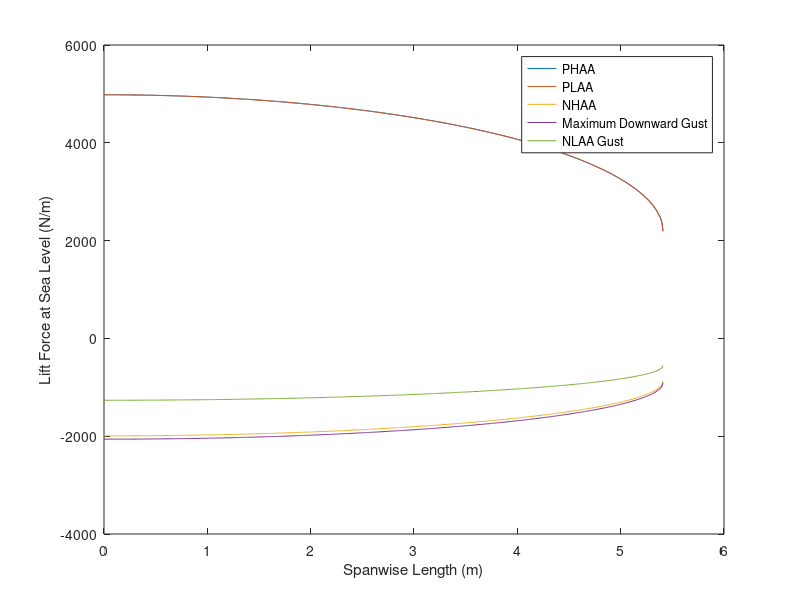
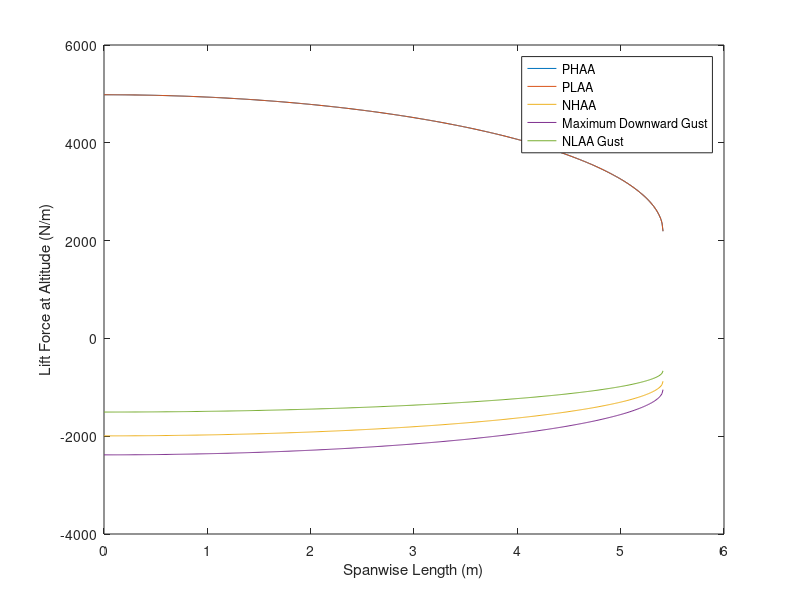
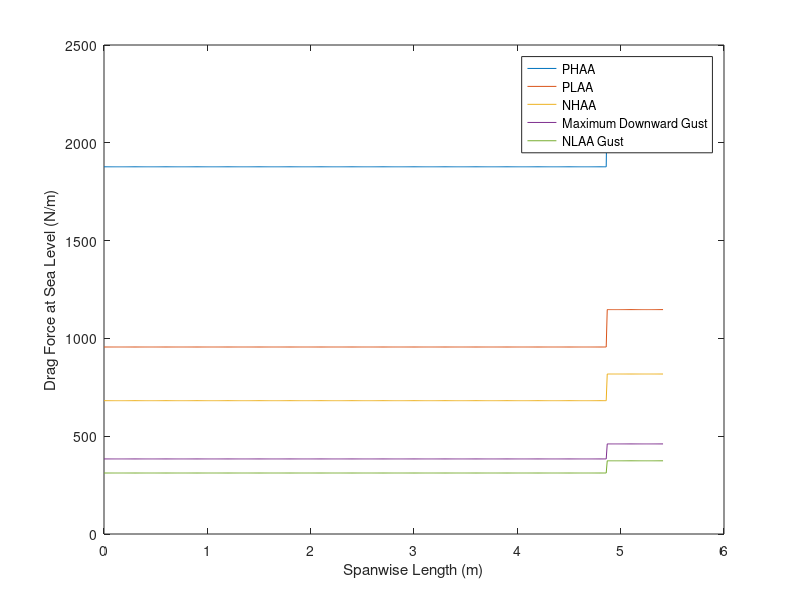
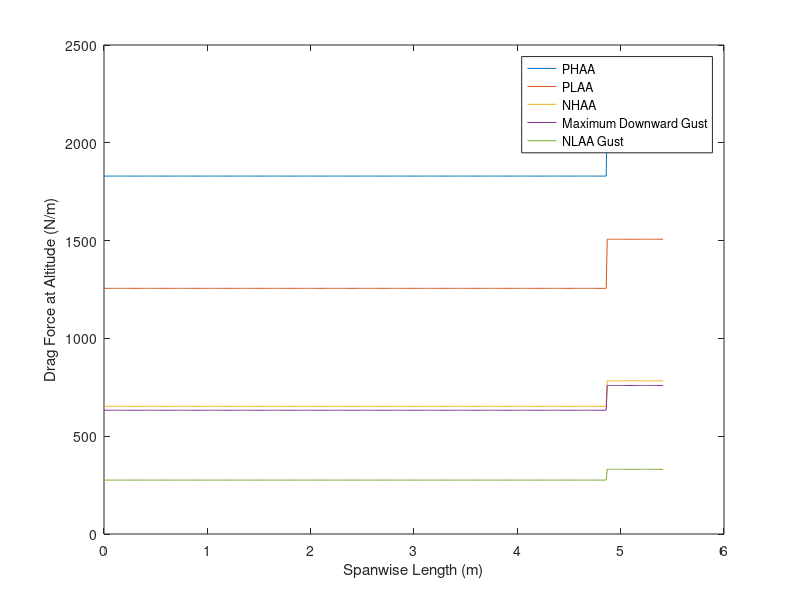

The MATLAB source for these figures, in order:
function [L_distribution, D_distribution] = LD_plots()



%airfoil shape
% airfoil_x = xlsread('NACA 2415.xlsx','A1:A99');
% airfoil_y = xlsread('NACA 2415.xlsx','B1:B99');

%constants
g = 9.8; %m/s^2                 gravity
rho_sea = 1.225; %kg/m^3        density of air at sea level
rho_alt = 0.78205; %kg/m^3      density of air at 14,600 ft
e = 0.79; %                     oswald efficiency

%wing geometry
b = 10.82; %m                   span
c = 1.5; %m                     chord
S = b*c; %m^2                   surface area
m = 1100; %kg                   aircraft maximum gross mass
W = 1100*9.8; %N                  aircraft maximum gross weight
AR = b^2/S; %                   aspect ratio

%aerodynamic data
CD0_sea = 0.00562;
CD0_alt = 0.0058;

C_la_sea = 6.537; %1/rad
C_l0_sea = 0.2411;
C_la_alt = 6.526; %1/rad
C_l0_alt = 0.2411;

C_La_sea = C_la_sea/(1+C_la_sea/(AR*pi*e)); %1/rad
C_L0_sea = (C_La_sea/C_la_sea)*C_l0_sea;
C_La_alt = C_la_alt/(1+C_la_alt/(AR*pi*e)); %1/rad
C_L0_alt = (C_La_alt/C_la_alt)*C_l0_alt;

CD0_sea = 0.00586;
CD0_alt = 0.00608;

%critical flight condition loading
%[PHAA PLAA NHAA Downward_Gust NLAA]
n_sea = [4.4 4.4 -1.76 -1.82 -1.117];
v_sea = [59.7 95.8 39.9 63.9 95.83];
n_alt = [4.4 4.4 -1.76 -2.103 -1.33];
v_alt = [75.9 95.8 51.3 63.9 95.83];

%define wing semispan
z = 0:0.01:b/2;

% Preallocate L and D matrices
L_distribution.sea = zeros(length(z),5);
L_distribution.alt = zeros(length(z),5);
D_distribution.sea = zeros(length(z),5);
D_distribution.alt = zeros(length(z),5);

for i = 1:5
    %altitude sea level
    L_sea(i) = n_sea(i)*W;
    CL_sea(i) = L_sea(i)/(0.5*rho_sea*v_sea(i)^2*S);
    alpha_sea(i) = ((CL_sea(i)-C_L0_sea)/C_La_sea)*180/pi; %degrees
    
    %lift distribution
    L_distribution.sea(1:length(z),i) = (L_sea(i)/b + 4*L_sea(i)/(pi*b)*sqrt(1-(2*z/b).^2))/2;
    
    %altitude 14600 ft
    L_alt(i) = n_alt(i)*W;
    CL_alt(i) = L_alt(i)/(0.5*rho_alt*v_alt(i)^2*S);
    alpha_alt(i) = ((CL_alt(i)-C_L0_alt)/C_La_alt)*180/pi; %degrees
    
    %lift distribution
    L_distribution.alt(1:length(z),i) = (L_alt(i)/b + 4*L_alt(i)/(pi*b)*sqrt(1-(2*z/b).^2))/2;
end

% CL_seat(4) = -1.76*W/(0.5*rho_sea*v_sea(i)^2*S);
% CL_seat(5) = -1*W/(0.5*rho_sea*v_sea(i)^2*S);
% alpha_sea(4) = ((CL_seat(4)-C_L0_sea)/C_La_sea)*180/pi - atand(15.24/63.9); %degrees
% alpha_sea(5) = ((CL_seat(5)-C_L0_sea)/C_La_sea)*180/pi - atand(15.24/63.9); %degrees
% alpha_sea(4) = alpha_sea(4) - atand(15.24/63.9);
% alpha_sea(5) = alpha_sea(5) - atand(7.62/95.8);
% 
% CL_altt(4) = -1.76*W/(0.5*rho_alt*v_alt(i)^2*S);
% CL_altt(5) = -1*W/(0.5*rho_alt*v_alt(i)^2*S);
% alpha_alt(4) = ((CL_altt(4)-C_L0_alt)/C_La_alt)*180/pi - atand(15.24/63.9); %degrees
% alpha_alt(5) = ((CL_altt(5)-C_L0_alt)/C_La_alt)*180/pi - atand(15.24/63.9); %degrees
% alpha_alt(4) = alpha_alt(4) - atand(15.24/63.9);
% alpha_alt(5) = alpha_alt(5) - atand(7.62/95.8);

%% Plots figure 1 to 8
figure; 
plot(z,L_distribution.sea);
legend('PHAA','PLAA','NHAA','Maximum Downward Gust','NLAA Gust','Location','Best');
xlabel('Spanwise Length (m)');
ylabel('Lift Force at Sea Level (N/m)');

figure; 
plot(z,L_distribution.alt);
legend('PHAA','PLAA','NHAA','Maximum Downward Gust','NLAA Gust','Location','Best');
xlabel('Spanwise Length (m)');
ylabel('Lift Force at Altitude (N/m)'); 

%generate drag distributions
for i = 1:5
    %altitude sea level
    for j = 1:length(z)
        if z(j) < 0.9*b/2
            D_distribution.sea(j,i) = (0.5*rho_sea*v_sea(i)^2*S*(CD0_sea+CL_sea(i)^2/(pi*AR*e)))/2;
        else
            D_distribution.sea(j,i) = (1.2*0.5*rho_sea*v_sea(i)^2*S*(CD0_sea+CL_sea(i)^2/(pi*AR*e)))/2;
        end
    end

    %altitude 14600 ft
    for j = 1:length(z)
        if z(j) < 0.9*b/2
            D_distribution.alt(j,i) = (0.5*rho_alt*v_alt(i)^2*S*(CD0_alt+CL_alt(i)^2/(pi*AR*e)))/2;
        else
            D_distribution.alt(j,i) = (1.2*0.5*rho_alt*v_alt(i)^2*S*(CD0_alt+CL_alt(i)^2/(pi*AR*e)))/2;
        end
    end
end

%sea level
figure; 
plot(z,D_distribution.sea);
legend('PHAA','PLAA','NHAA','Maximum Downward Gust','NLAA Gust','Location','Best');
xlabel('Spanwise Length (m)');
ylabel('Drag Force at Sea Level (N/m)'); 

%service ceiling
figure; 
plot(z,D_distribution.alt);
legend('PHAA','PLAA','NHAA','Maximum Downward Gust','NLAA Gust','Location','Best');
xlabel('Spanwise Length (m)');
ylabel('Drag Force at Altitude (N/m)'); 

disp('LD_plots() complete');

